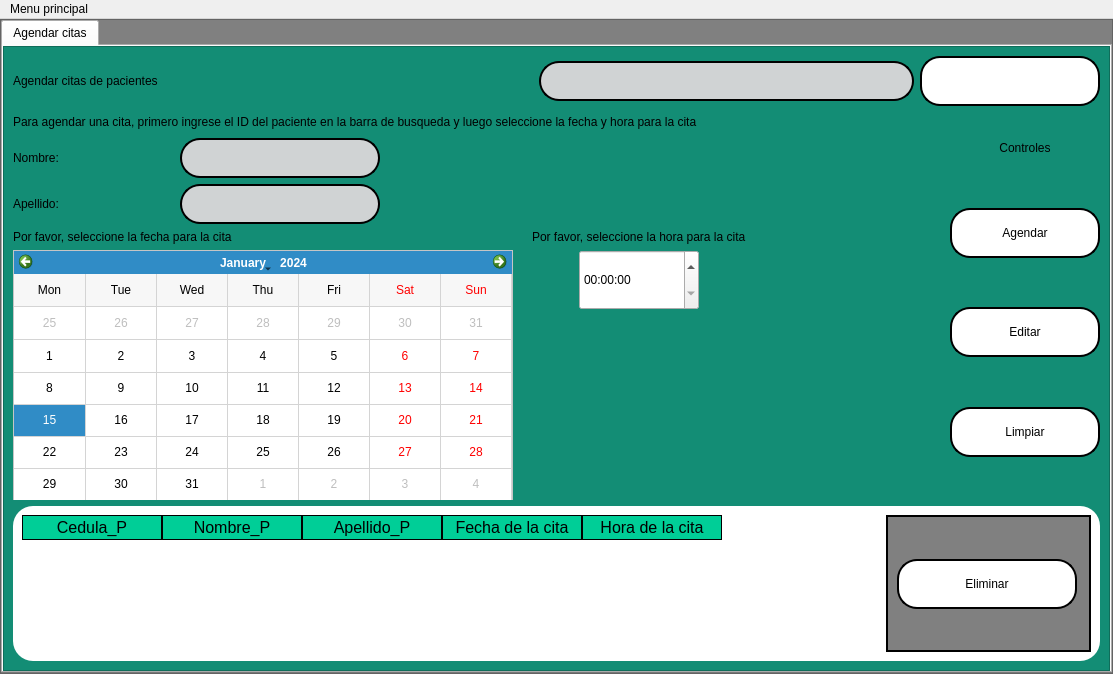
<?xml version="1.0" encoding="UTF-8"?>
<ui version="4.0">
 <class>MainWindow</class>
 <widget class="QMainWindow" name="MainWindow">
  <property name="geometry">
   <rect>
    <x>0</x>
    <y>0</y>
    <width>1113</width>
    <height>674</height>
   </rect>
  </property>
  <property name="windowTitle">
   <string>MainWindow</string>
  </property>
  <widget class="QWidget" name="centralwidget">
   <layout class="QVBoxLayout" name="verticalLayout">
    <property name="spacing">
     <number>0</number>
    </property>
    <property name="leftMargin">
     <number>0</number>
    </property>
    <property name="topMargin">
     <number>0</number>
    </property>
    <property name="rightMargin">
     <number>0</number>
    </property>
    <property name="bottomMargin">
     <number>0</number>
    </property>
    <item>
     <widget class="QFrame" name="frame">
      <property name="styleSheet">
       <string notr="true">QFrame{
background-color:gray;
}</string>
      </property>
      <property name="frameShape">
       <enum>QFrame::StyledPanel</enum>
      </property>
      <property name="frameShadow">
       <enum>QFrame::Raised</enum>
      </property>
      <layout class="QVBoxLayout" name="verticalLayout_2">
       <property name="spacing">
        <number>0</number>
       </property>
       <property name="leftMargin">
        <number>0</number>
       </property>
       <property name="topMargin">
        <number>0</number>
       </property>
       <property name="rightMargin">
        <number>0</number>
       </property>
       <property name="bottomMargin">
        <number>0</number>
       </property>
       <item>
        <widget class="QTabWidget" name="tabWidget">
         <property name="currentIndex">
          <number>0</number>
         </property>
         <widget class="QWidget" name="agg_citas">
          <attribute name="title">
           <string>Agendar citas</string>
          </attribute>
          <layout class="QVBoxLayout" name="verticalLayout_3">
           <property name="spacing">
            <number>0</number>
           </property>
           <property name="leftMargin">
            <number>0</number>
           </property>
           <property name="topMargin">
            <number>0</number>
           </property>
           <property name="rightMargin">
            <number>0</number>
           </property>
           <property name="bottomMargin">
            <number>0</number>
           </property>
           <item>
            <widget class="QFrame" name="frame_2">
             <property name="styleSheet">
              <string notr="true">QFrame{
background-color:#138D75;
	font: 12pt &quot;Microsoft Sans Serif&quot;;
}
QTableWidget{
color:rgb(0,0,0);
gridline-color:rgb(0,206,151);
font-size:12pt;
}
QHeaderView::section{
background-color:rgb(0,206,151);
border:1px solid rgb(0,0,0);
font-size:12pt;
}
QTbaleWidget QTableCornerButton::section{
background-color:rgb(0,0,0);
border:1px solid  rgb(0,206,151);
}
QLineEdit{
border:2px solid rgb(0,0,0);
border-radius:20px;
background-color:#D0D3D4;
	font: 12pt &quot;Microsoft Sans Serif&quot;;
}
QPushButton{
border-radius:20px;
border:2px solid rgb(0,0,0);
background-color:white;
}
QPushButton:hover{
	background-color:#CB4335;
}</string>
             </property>
             <property name="frameShape">
              <enum>QFrame::StyledPanel</enum>
             </property>
             <property name="frameShadow">
              <enum>QFrame::Raised</enum>
             </property>
             <layout class="QVBoxLayout" name="verticalLayout_13">
              <item>
               <layout class="QHBoxLayout" name="horizontalLayout_4">
                <item>
                 <widget class="QLabel" name="title">
                  <property name="text">
                   <string>Agendar citas de pacientes</string>
                  </property>
                 </widget>
                </item>
                <item>
                 <spacer name="horizontalSpacer">
                  <property name="orientation">
                   <enum>Qt::Horizontal</enum>
                  </property>
                  <property name="sizeHint" stdset="0">
                   <size>
                    <width>40</width>
                    <height>20</height>
                   </size>
                  </property>
                 </spacer>
                </item>
                <item>
                 <widget class="QLineEdit" name="in_busqueda">
                  <property name="minimumSize">
                   <size>
                    <width>0</width>
                    <height>40</height>
                   </size>
                  </property>
                 </widget>
                </item>
                <item>
                 <widget class="QPushButton" name="btn_buscar">
                  <property name="minimumSize">
                   <size>
                    <width>180</width>
                    <height>50</height>
                   </size>
                  </property>
                  <property name="maximumSize">
                   <size>
                    <width>180</width>
                    <height>16777215</height>
                   </size>
                  </property>
                  <property name="styleSheet">
                   <string notr="true"/>
                  </property>
                  <property name="text">
                   <string/>
                  </property>
                  <property name="icon">
                   <iconset>
                    <normaloff>../../../../Desktop/PROYECTO/project/interfaces/ELEMENTOS GRAFICOS/buscar.png</normaloff>../../../../Desktop/PROYECTO/project/interfaces/ELEMENTOS GRAFICOS/buscar.png</iconset>
                  </property>
                  <property name="iconSize">
                   <size>
                    <width>30</width>
                    <height>30</height>
                   </size>
                  </property>
                 </widget>
                </item>
               </layout>
              </item>
              <item>
               <spacer name="verticalSpacer_10">
                <property name="orientation">
                 <enum>Qt::Vertical</enum>
                </property>
                <property name="sizeHint" stdset="0">
                 <size>
                  <width>20</width>
                  <height>40</height>
                 </size>
                </property>
               </spacer>
              </item>
              <item>
               <layout class="QHBoxLayout" name="horizontalLayout_5">
                <item>
                 <widget class="QLabel" name="label_5">
                  <property name="text">
                   <string>Para agendar una cita, primero ingrese el ID del paciente en la barra de busqueda y luego seleccione la fecha y hora para la cita</string>
                  </property>
                 </widget>
                </item>
                <item>
                 <spacer name="horizontalSpacer_2">
                  <property name="orientation">
                   <enum>Qt::Horizontal</enum>
                  </property>
                  <property name="sizeHint" stdset="0">
                   <size>
                    <width>40</width>
                    <height>20</height>
                   </size>
                  </property>
                 </spacer>
                </item>
               </layout>
              </item>
              <item>
               <spacer name="verticalSpacer_11">
                <property name="orientation">
                 <enum>Qt::Vertical</enum>
                </property>
                <property name="sizeHint" stdset="0">
                 <size>
                  <width>20</width>
                  <height>40</height>
                 </size>
                </property>
               </spacer>
              </item>
              <item>
               <layout class="QHBoxLayout" name="horizontalLayout_10">
                <item>
                 <layout class="QVBoxLayout" name="verticalLayout_10">
                  <item>
                   <layout class="QHBoxLayout" name="horizontalLayout_8">
                    <item>
                     <layout class="QVBoxLayout" name="verticalLayout_7">
                      <item>
                       <layout class="QHBoxLayout" name="horizontalLayout_2">
                        <item>
                         <widget class="QLabel" name="lbl_name">
                          <property name="minimumSize">
                           <size>
                            <width>50</width>
                            <height>0</height>
                           </size>
                          </property>
                          <property name="text">
                           <string>Nombre:</string>
                          </property>
                         </widget>
                        </item>
                        <item>
                         <widget class="QLineEdit" name="txt_name">
                          <property name="minimumSize">
                           <size>
                            <width>200</width>
                            <height>40</height>
                           </size>
                          </property>
                          <property name="maximumSize">
                           <size>
                            <width>200</width>
                            <height>40</height>
                           </size>
                          </property>
                         </widget>
                        </item>
                       </layout>
                      </item>
                      <item>
                       <layout class="QHBoxLayout" name="horizontalLayout_3">
                        <item>
                         <widget class="QLabel" name="lbl_apell">
                          <property name="minimumSize">
                           <size>
                            <width>50</width>
                            <height>0</height>
                           </size>
                          </property>
                          <property name="text">
                           <string>Apellido:</string>
                          </property>
                         </widget>
                        </item>
                        <item>
                         <widget class="QLineEdit" name="txt_apell">
                          <property name="minimumSize">
                           <size>
                            <width>200</width>
                            <height>40</height>
                           </size>
                          </property>
                          <property name="maximumSize">
                           <size>
                            <width>200</width>
                            <height>40</height>
                           </size>
                          </property>
                         </widget>
                        </item>
                       </layout>
                      </item>
                     </layout>
                    </item>
                    <item>
                     <spacer name="horizontalSpacer_7">
                      <property name="orientation">
                       <enum>Qt::Horizontal</enum>
                      </property>
                      <property name="sizeHint" stdset="0">
                       <size>
                        <width>40</width>
                        <height>20</height>
                       </size>
                      </property>
                     </spacer>
                    </item>
                   </layout>
                  </item>
                  <item>
                   <spacer name="verticalSpacer_4">
                    <property name="orientation">
                     <enum>Qt::Vertical</enum>
                    </property>
                    <property name="sizeHint" stdset="0">
                     <size>
                      <width>20</width>
                      <height>40</height>
                     </size>
                    </property>
                   </spacer>
                  </item>
                  <item>
                   <layout class="QHBoxLayout" name="horizontalLayout_7">
                    <item>
                     <layout class="QVBoxLayout" name="verticalLayout_8">
                      <item>
                       <widget class="QLabel" name="label_4">
                        <property name="text">
                         <string>Por favor, seleccione la fecha para la cita</string>
                        </property>
                       </widget>
                      </item>
                      <item>
                       <widget class="QFrame" name="frame_5">
                        <property name="minimumSize">
                         <size>
                          <width>500</width>
                          <height>250</height>
                         </size>
                        </property>
                        <property name="maximumSize">
                         <size>
                          <width>500</width>
                          <height>250</height>
                         </size>
                        </property>
                        <property name="styleSheet">
                         <string notr="true">QFrame{
	background-color: rgb(255, 255, 255);
}</string>
                        </property>
                        <property name="frameShape">
                         <enum>QFrame::StyledPanel</enum>
                        </property>
                        <property name="frameShadow">
                         <enum>QFrame::Raised</enum>
                        </property>
                        <layout class="QVBoxLayout" name="verticalLayout_6">
                         <property name="spacing">
                          <number>0</number>
                         </property>
                         <property name="leftMargin">
                          <number>0</number>
                         </property>
                         <property name="topMargin">
                          <number>0</number>
                         </property>
                         <property name="rightMargin">
                          <number>0</number>
                         </property>
                         <property name="bottomMargin">
                          <number>0</number>
                         </property>
                         <item>
                          <widget class="QCalendarWidget" name="fecha">
                           <property name="minimumSize">
                            <size>
                             <width>450</width>
                             <height>250</height>
                            </size>
                           </property>
                           <property name="maximumSize">
                            <size>
                             <width>16777215</width>
                             <height>250</height>
                            </size>
                           </property>
                           <property name="gridVisible">
                            <bool>true</bool>
                           </property>
                           <property name="horizontalHeaderFormat">
                            <enum>QCalendarWidget::ShortDayNames</enum>
                           </property>
                           <property name="verticalHeaderFormat">
                            <enum>QCalendarWidget::NoVerticalHeader</enum>
                           </property>
                          </widget>
                         </item>
                        </layout>
                       </widget>
                      </item>
                     </layout>
                    </item>
                    <item>
                     <spacer name="horizontalSpacer_3">
                      <property name="orientation">
                       <enum>Qt::Horizontal</enum>
                      </property>
                      <property name="sizeHint" stdset="0">
                       <size>
                        <width>13</width>
                        <height>17</height>
                       </size>
                      </property>
                     </spacer>
                    </item>
                    <item>
                     <layout class="QVBoxLayout" name="verticalLayout_9">
                      <item>
                       <widget class="QLabel" name="label_6">
                        <property name="text">
                         <string>Por favor, seleccione la hora para la cita</string>
                        </property>
                       </widget>
                      </item>
                      <item>
                       <layout class="QHBoxLayout" name="horizontalLayout_6">
                        <item>
                         <spacer name="horizontalSpacer_5">
                          <property name="orientation">
                           <enum>Qt::Horizontal</enum>
                          </property>
                          <property name="sizeHint" stdset="0">
                           <size>
                            <width>40</width>
                            <height>20</height>
                           </size>
                          </property>
                         </spacer>
                        </item>
                        <item>
                         <widget class="QTimeEdit" name="hora">
                          <property name="minimumSize">
                           <size>
                            <width>120</width>
                            <height>60</height>
                           </size>
                          </property>
                          <property name="maximumSize">
                           <size>
                            <width>120</width>
                            <height>60</height>
                           </size>
                          </property>
                         </widget>
                        </item>
                        <item>
                         <spacer name="horizontalSpacer_6">
                          <property name="orientation">
                           <enum>Qt::Horizontal</enum>
                          </property>
                          <property name="sizeHint" stdset="0">
                           <size>
                            <width>40</width>
                            <height>20</height>
                           </size>
                          </property>
                         </spacer>
                        </item>
                       </layout>
                      </item>
                      <item>
                       <spacer name="verticalSpacer">
                        <property name="orientation">
                         <enum>Qt::Vertical</enum>
                        </property>
                        <property name="sizeHint" stdset="0">
                         <size>
                          <width>20</width>
                          <height>40</height>
                         </size>
                        </property>
                       </spacer>
                      </item>
                     </layout>
                    </item>
                   </layout>
                  </item>
                 </layout>
                </item>
                <item>
                 <layout class="QHBoxLayout" name="horizontalLayout_9">
                  <item>
                   <spacer name="horizontalSpacer_8">
                    <property name="orientation">
                     <enum>Qt::Horizontal</enum>
                    </property>
                    <property name="sizeHint" stdset="0">
                     <size>
                      <width>40</width>
                      <height>20</height>
                     </size>
                    </property>
                   </spacer>
                  </item>
                  <item>
                   <layout class="QVBoxLayout" name="verticalLayout_5">
                    <property name="leftMargin">
                     <number>0</number>
                    </property>
                    <item>
                     <widget class="QLabel" name="label">
                      <property name="minimumSize">
                       <size>
                        <width>100</width>
                        <height>20</height>
                       </size>
                      </property>
                      <property name="maximumSize">
                       <size>
                        <width>250</width>
                        <height>20</height>
                       </size>
                      </property>
                      <property name="styleSheet">
                       <string notr="true">QLabel{
border:0px;
}</string>
                      </property>
                      <property name="text">
                       <string>Controles</string>
                      </property>
                      <property name="alignment">
                       <set>Qt::AlignCenter</set>
                      </property>
                     </widget>
                    </item>
                    <item>
                     <layout class="QVBoxLayout" name="verticalLayout_4">
                      <item>
                       <spacer name="verticalSpacer_8">
                        <property name="orientation">
                         <enum>Qt::Vertical</enum>
                        </property>
                        <property name="sizeHint" stdset="0">
                         <size>
                          <width>20</width>
                          <height>40</height>
                         </size>
                        </property>
                       </spacer>
                      </item>
                      <item>
                       <widget class="QPushButton" name="btn_agg">
                        <property name="minimumSize">
                         <size>
                          <width>150</width>
                          <height>50</height>
                         </size>
                        </property>
                        <property name="maximumSize">
                         <size>
                          <width>150</width>
                          <height>50</height>
                         </size>
                        </property>
                        <property name="text">
                         <string>Agendar</string>
                        </property>
                       </widget>
                      </item>
                      <item>
                       <spacer name="verticalSpacer_5">
                        <property name="orientation">
                         <enum>Qt::Vertical</enum>
                        </property>
                        <property name="sizeHint" stdset="0">
                         <size>
                          <width>20</width>
                          <height>40</height>
                         </size>
                        </property>
                       </spacer>
                      </item>
                      <item>
                       <widget class="QPushButton" name="btn_edit">
                        <property name="minimumSize">
                         <size>
                          <width>150</width>
                          <height>50</height>
                         </size>
                        </property>
                        <property name="maximumSize">
                         <size>
                          <width>150</width>
                          <height>50</height>
                         </size>
                        </property>
                        <property name="text">
                         <string>Editar</string>
                        </property>
                       </widget>
                      </item>
                      <item>
                       <spacer name="verticalSpacer_7">
                        <property name="orientation">
                         <enum>Qt::Vertical</enum>
                        </property>
                        <property name="sizeHint" stdset="0">
                         <size>
                          <width>20</width>
                          <height>40</height>
                         </size>
                        </property>
                       </spacer>
                      </item>
                      <item>
                       <widget class="QPushButton" name="btn_clear">
                        <property name="minimumSize">
                         <size>
                          <width>150</width>
                          <height>50</height>
                         </size>
                        </property>
                        <property name="maximumSize">
                         <size>
                          <width>150</width>
                          <height>50</height>
                         </size>
                        </property>
                        <property name="text">
                         <string>Limpiar</string>
                        </property>
                       </widget>
                      </item>
                      <item>
                       <spacer name="verticalSpacer_9">
                        <property name="orientation">
                         <enum>Qt::Vertical</enum>
                        </property>
                        <property name="sizeHint" stdset="0">
                         <size>
                          <width>20</width>
                          <height>40</height>
                         </size>
                        </property>
                       </spacer>
                      </item>
                     </layout>
                    </item>
                   </layout>
                  </item>
                 </layout>
                </item>
               </layout>
              </item>
              <item>
               <spacer name="verticalSpacer_6">
                <property name="orientation">
                 <enum>Qt::Vertical</enum>
                </property>
                <property name="sizeHint" stdset="0">
                 <size>
                  <width>20</width>
                  <height>40</height>
                 </size>
                </property>
               </spacer>
              </item>
              <item>
               <widget class="QFrame" name="frame_3">
                <property name="styleSheet">
                 <string notr="true">QFrame{
background-color:white;
border-radius:20px;
}</string>
                </property>
                <property name="frameShape">
                 <enum>QFrame::StyledPanel</enum>
                </property>
                <property name="frameShadow">
                 <enum>QFrame::Raised</enum>
                </property>
                <layout class="QHBoxLayout" name="horizontalLayout">
                 <item>
                  <widget class="QTableWidget" name="tableWidget">
                   <property name="minimumSize">
                    <size>
                     <width>850</width>
                     <height>0</height>
                    </size>
                   </property>
                   <property name="maximumSize">
                    <size>
                     <width>850</width>
                     <height>16777215</height>
                    </size>
                   </property>
                   <attribute name="horizontalHeaderVisible">
                    <bool>true</bool>
                   </attribute>
                   <attribute name="horizontalHeaderCascadingSectionResizes">
                    <bool>false</bool>
                   </attribute>
                   <attribute name="horizontalHeaderDefaultSectionSize">
                    <number>140</number>
                   </attribute>
                   <column>
                    <property name="text">
                     <string>Cedula_P</string>
                    </property>
                   </column>
                   <column>
                    <property name="text">
                     <string>Nombre_P</string>
                    </property>
                   </column>
                   <column>
                    <property name="text">
                     <string>Apellido_P</string>
                    </property>
                   </column>
                   <column>
                    <property name="text">
                     <string>Fecha de la cita</string>
                    </property>
                   </column>
                   <column>
                    <property name="text">
                     <string>Hora de la cita</string>
                    </property>
                   </column>
                  </widget>
                 </item>
                 <item>
                  <spacer name="horizontalSpacer_4">
                   <property name="orientation">
                    <enum>Qt::Horizontal</enum>
                   </property>
                   <property name="sizeHint" stdset="0">
                    <size>
                     <width>53</width>
                     <height>20</height>
                    </size>
                   </property>
                  </spacer>
                 </item>
                 <item>
                  <widget class="QFrame" name="frame_4">
                   <property name="minimumSize">
                    <size>
                     <width>205</width>
                     <height>0</height>
                    </size>
                   </property>
                   <property name="styleSheet">
                    <string notr="true">QFrame{
background-color:gray;
border-radius: 0px;
border: 2px solid rgb(0,0,0);
}</string>
                   </property>
                   <property name="frameShape">
                    <enum>QFrame::StyledPanel</enum>
                   </property>
                   <property name="frameShadow">
                    <enum>QFrame::Raised</enum>
                   </property>
                   <layout class="QVBoxLayout" name="verticalLayout_12">
                    <item>
                     <layout class="QVBoxLayout" name="verticalLayout_11">
                      <item>
                       <spacer name="verticalSpacer_2">
                        <property name="orientation">
                         <enum>Qt::Vertical</enum>
                        </property>
                        <property name="sizeHint" stdset="0">
                         <size>
                          <width>173</width>
                          <height>30</height>
                         </size>
                        </property>
                       </spacer>
                      </item>
                      <item>
                       <widget class="QPushButton" name="btn_delete">
                        <property name="minimumSize">
                         <size>
                          <width>180</width>
                          <height>50</height>
                         </size>
                        </property>
                        <property name="maximumSize">
                         <size>
                          <width>180</width>
                          <height>50</height>
                         </size>
                        </property>
                        <property name="text">
                         <string>Eliminar</string>
                        </property>
                       </widget>
                      </item>
                      <item>
                       <spacer name="verticalSpacer_3">
                        <property name="orientation">
                         <enum>Qt::Vertical</enum>
                        </property>
                        <property name="sizeHint" stdset="0">
                         <size>
                          <width>173</width>
                          <height>31</height>
                         </size>
                        </property>
                       </spacer>
                      </item>
                     </layout>
                    </item>
                   </layout>
                  </widget>
                 </item>
                </layout>
               </widget>
              </item>
             </layout>
            </widget>
           </item>
          </layout>
         </widget>
        </widget>
       </item>
      </layout>
     </widget>
    </item>
   </layout>
  </widget>
  <widget class="QMenuBar" name="menubar">
   <property name="geometry">
    <rect>
     <x>0</x>
     <y>0</y>
     <width>1113</width>
     <height>21</height>
    </rect>
   </property>
   <widget class="QMenu" name="menuMenu_principal">
    <property name="title">
     <string>Menu principal</string>
    </property>
    <addaction name="actionVolver_al_menu_principal"/>
    <addaction name="actionRegistrar_pacientes"/>
    <addaction name="actionImportar_placas"/>
    <addaction name="actionSalir"/>
   </widget>
   <addaction name="menuMenu_principal"/>
  </widget>
  <action name="actionVolver_al_menu_principal">
   <property name="text">
    <string>Volver al menu principal</string>
   </property>
  </action>
  <action name="actionRegistrar_pacientes">
   <property name="text">
    <string>Registrar pacientes</string>
   </property>
  </action>
  <action name="actionImportar_placas">
   <property name="text">
    <string>Importar placas</string>
   </property>
  </action>
  <action name="actionSalir">
   <property name="text">
    <string>Salir</string>
   </property>
  </action>
 </widget>
 <resources/>
 <connections/>
</ui>
